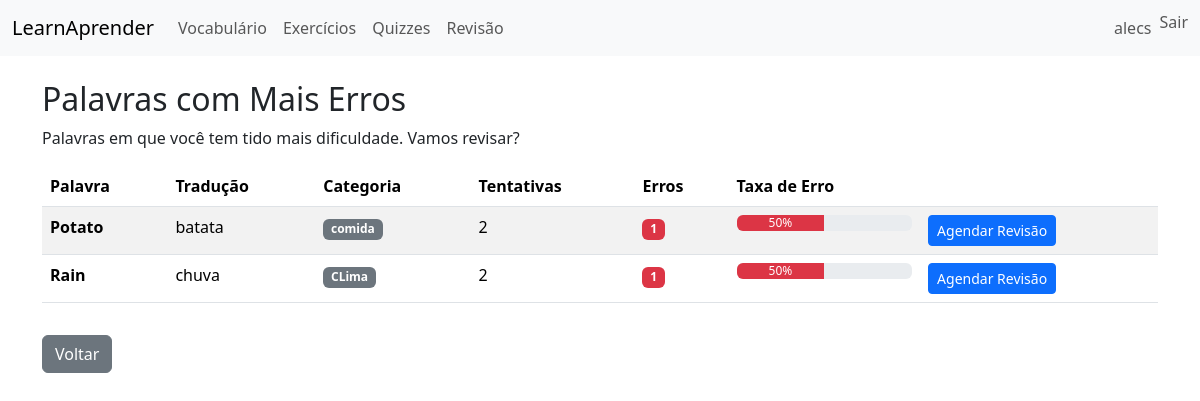
Before: /reviews/high-error-words/ (signed in) with the older database file.
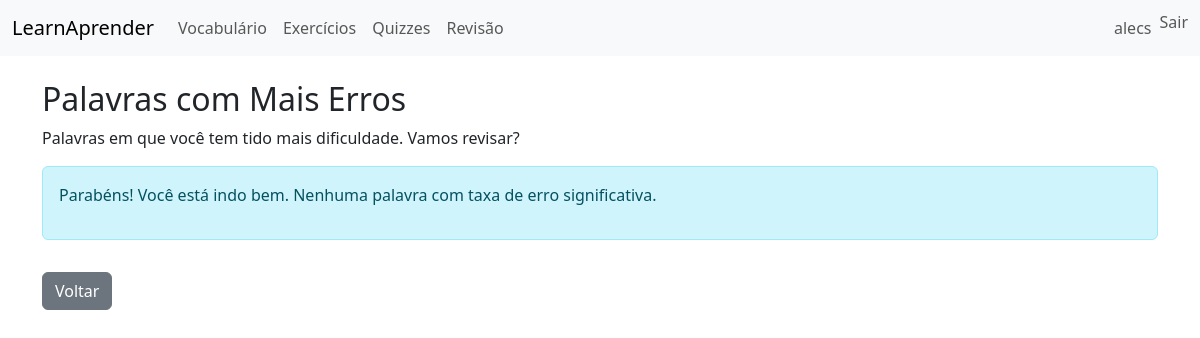
After: the same page with the newer database file.
### vocab/models.py (models this page shows, shortened)
class Vocabulary(models.Model):
    LEVEL_CHOICES = [
        ('beginner', 'Iniciante'),
        ('intermediate', 'Intermediário'),
    ]
    word = models.CharField(max_length=200)
    translation = models.CharField(max_length=400)
    example = models.TextField(blank=True)
    category = models.CharField(max_length=100, blank=True)
    level = models.CharField(max_length=20, choices=LEVEL_CHOICES, default='beginner')
    tags = models.CharField(max_length=200, blank=True, help_text='Use vírgulas para separar')
    created_by = models.ForeignKey(User, on_delete=models.SET_NULL, null=True, blank=True)
    is_shared = models.BooleanField(default=False, help_text='Se marcado, vocabulário é disponível para todos os usuários')
    created_at = models.DateTimeField(auto_now_add=True)
    class Meta:
        constraints = [
            models.UniqueConstraint(
                fields=['word', 'created_by'],
                condition=models.Q(is_shared=False),
                name='unique_personal_vocab_per_user'
            ),
        ]

### reviews/views.py (the view)
# urls.py: path('high-error-words/', views.high_error_words, name='high_error_words'),
@login_required
def high_error_words(request):
    user = request.user
    all_vocabs = Vocabulary.objects.filter(
        Q(created_by=user) | Q(is_shared=True)
    )
    high_error_words_list = []
    for vocab in all_vocabs:
        attempts = PerformanceRecord.objects.filter(user=user, exercise__question__icontains=vocab.word)
        if attempts.count() >= 2:  # Only show if attempted at least twice
            correct = attempts.filter(correct=True).count()
            total = attempts.count()
            error_rate = ((total - correct) / total * 100) if total > 0 else 0
            if error_rate >= 30:  # Show words with 30%+ error rate
                high_error_words_list.append({
                    'vocab': vocab,
                    'attempts': total,
                    'errors': total - correct,
                    'error_rate': error_rate
                })
    high_error_words_list.sort(key=lambda x: x['error_rate'], reverse=True)
    context = {
        'high_error_words': high_error_words_list[:20]  # Top 20 problematic words
    }
    return render(request, 'reviews/high_error_words.html', context)

### templates/reviews/high_error_words.html
{% extends 'base.html' %}
{% block content %}
  <h2>Palavras com Mais Erros</h2>
  <p>Palavras em que você tem tido mais dificuldade. Vamos revisar?</p>
  {% if high_error_words %}
    <div class="table-responsive">
      <table class="table table-striped">
        <thead>
          <tr>
            <th>Palavra</th>
            <th>Tradução</th>
            <th>Categoria</th>
            <th>Tentativas</th>
            <th>Erros</th>
            <th>Taxa de Erro</th>
            <th></th>
          </tr>
        </thead>
        <tbody>
          {% for item in high_error_words %}
            <tr>
              <td><strong>{{ item.vocab.word }}</strong></td>
              <td>{{ item.vocab.translation }}</td>
              <td><span class="badge bg-secondary">{{ item.vocab.category }}</span></td>
              <td>{{ item.attempts }}</td>
              <td><span class="badge bg-danger">{{ item.errors }}</span></td>
              <td>
                <div class="progress" style="min-width: 100px">
                  <div class="progress-bar bg-danger" role="progressbar" aria-valuenow="{{ item.error_rate }}" aria-valuemin="0" aria-valuemax="100" style="width: {{ item.error_rate }}%">
                    {{ item.error_rate|floatformat:0 }}%
                  </div>
                </div>
              </td>
              <td>
                <a class="btn btn-sm btn-primary" href="{% url 'reviews:schedule_review' item.vocab.id %}">Agendar Revisão</a>
              </td>
            </tr>
          {% endfor %}
        </tbody>
      </table>
    </div>
  {% else %}
    <div class="alert alert-info">
      <p>Parabéns! Você está indo bem. Nenhuma palavra com taxa de erro significativa.</p>
    </div>
  {% endif %}
  <a class="btn btn-secondary mt-3" href="{% url 'reviews:index' %}">Voltar</a>
{% endblock %}

Changed rows visible on the page:
no longer on this page (row edited): Vocabulary: vocab.word "Potato", vocab.translation "batata", vocab.category "comida", attempts "2", errors "1", {{ item.error_rate }} 50.0 (drawn), error_rate "50"
no longer on this page (row edited): Vocabulary: vocab.word "Rain", vocab.translation "chuva", vocab.category "CLima", attempts "2", errors "1", {{ item.error_rate }} 50.0 (drawn), error_rate "50"
Other visible differences:
text no longer shown: "Palavra Tradução Categoria Tentativas Erros Taxa de Erro"
text now shown: "Parabéns! Você está indo bem. Nenhuma palavra com taxa de erro significativa."
